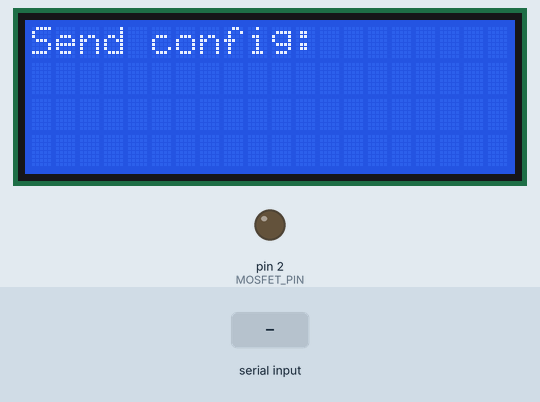
Recording of a sketch running on a simulated Arduino Uno, built with avr-gcc and run on an emulated ATmega328P. Shown: 20×4 character LCD, output pins drawn as LEDs (lit = HIGH). Inputs (shaded band) come from the test bench. What the sketch prints to the serial monitor is not drawn.

Above: at 0.9 s.
1.0 s: "START\n" received over Serial
At 1.6 s:
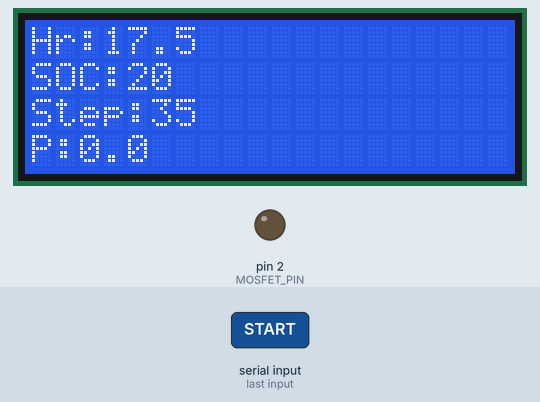
2.5 s: "T=\n" received over Serial
At 3.1 s:
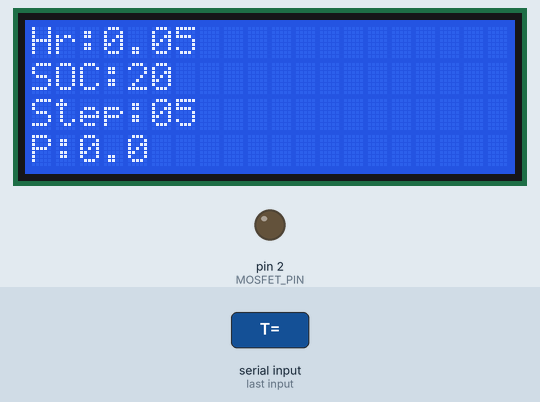
Timing chart, 0 to 5.5 s (numbered marks = the images above; inputs shaded):
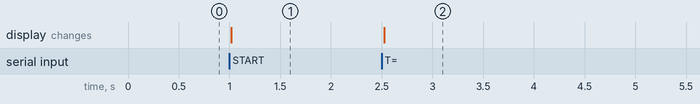

The sketch:

Fairbanks_smart_charging_NOWIFI.ino
```cpp
#include <LiquidCrystal.h>

// ── LCD ──────────────────────────────────────────────────────
const int rs = 7, en = 8, d4 = 9, d5 = 10, d6 = 11, d7 = 12;
LiquidCrystal lcd(rs, en, d4, d5, d6, d7);

// ── Pins ─────────────────────────────────────────────────────
const int MOSFET_PIN = 2;

// ── Battery / Charging ───────────────────────────────────────
const float Ebat    = 10.0;   // kWh
const float Pmax    = 7.2;    // kW
const float eta     = 0.92;
const float SOC_req = 0.80;
const float SOC_res = 0.10;

// ── TOU ──────────────────────────────────────────────────────
const float BASE = 0.12;

// ── Time Discretization ──────────────────────────────────────
const float dt = 0.5;   // 30 min
const int   N  = 48;

// ── USER INPUT VARIABLES (SET VIA SERIAL) ────────────────────
float START_TIME = 17.5;   // hours
float SOC0       = 0.20;
float ARRIVAL    = 17.5;
float DEPARTURE  = 7.0;

// ── State ────────────────────────────────────────────────────
float P_schedule[N];
float rate[N];
float currentSOC;

unsigned long startMillis;
bool configured = false;

// ============================================================
// TOU RATE
// ============================================================
float getRate(float h) {
  if (h >= 23 || h < 6) return 0.65 * BASE;
  if (h >= 17 && h < 21) return 1.60 * BASE;
  return 0.90 * BASE;
}

// ============================================================
// BUILD SCHEDULE (cleaned version)
// ============================================================
void buildSchedule() {
  for (int i = 0; i < N; i++) {
    float h = i * dt;
    rate[i] = getRate(h);
    P_schedule[i] = 0;
  }

  int a = (int)(ARRIVAL / dt);
  int d = (int)(DEPARTURE / dt);

  int idx[N];
  int len = 0;

  if (d < a) {
    for (int i = a; i < N; i++) idx[len++] = i;
    for (int i = 0; i <= d; i++) idx[len++] = i;
  } else {
    for (int i = a; i <= d; i++) idx[len++] = i;
  }

  float Ereq = max((SOC_req - SOC0) * Ebat, 0.0);
  float Erem = Ereq;
  float SOC  = SOC0;

  // sort cheapest first
  for (int i = 0; i < len - 1; i++) {
    for (int j = i + 1; j < len; j++) {
      if (rate[idx[j]] < rate[idx[i]]) {
        int tmp = idx[i];
        idx[i] = idx[j];
        idx[j] = tmp;
      }
    }
  }

  for (int i = 0; i < len && Erem > 0; i++) {
    int k = idx[i];

    float Emax = Pmax * dt * eta;
    float Eadd = min(Emax, Erem);

    P_schedule[k] = Eadd / (dt * eta);
    SOC += Eadd / Ebat;
    Erem -= Eadd;
  }

  currentSOC = SOC0;
}

// ============================================================
// TIME (manual + millis)
// ============================================================
float getCurrentHour() {
  float elapsed = (millis() - startMillis) / 3600000.0;
  float h = START_TIME + elapsed;

  while (h >= 24) h -= 24;
  return h;
}

// ============================================================
// SERIAL CONFIG INPUT
// Example:
// T=17.5
// SOC=0.3
// A=18
// D=7
// ============================================================
void checkSerial() {
  if (!Serial.available()) return;

  String s = Serial.readStringUntil('\n');

  if (s.startsWith("T=")) START_TIME = s.substring(2).toFloat();
  if (s.startsWith("SOC=")) SOC0 = s.substring(4).toFloat();
  if (s.startsWith("A=")) ARRIVAL = s.substring(2).toFloat();
  if (s.startsWith("D=")) DEPARTURE = s.substring(2).toFloat();

  Serial.println("Updated parameter.");
}

// ============================================================
// SETUP
// ============================================================
void setup() {
  Serial.begin(9600);
  pinMode(MOSFET_PIN, OUTPUT);

  lcd.begin(20,4);
  lcd.print("Send config:");

  Serial.println("Enter:");
  Serial.println("T=17.5 (time)");
  Serial.println("SOC=0.2");
  Serial.println("A=17.5");
  Serial.println("D=7");
  Serial.println("Then type: START");

  while (!configured) {
    if (Serial.available()) {
      String s = Serial.readStringUntil('\n');

      if (s.startsWith("T=")) START_TIME = s.substring(2).toFloat();
      else if (s.startsWith("SOC=")) SOC0 = s.substring(4).toFloat();
      else if (s.startsWith("A=")) ARRIVAL = s.substring(2).toFloat();
      else if (s.startsWith("D=")) DEPARTURE = s.substring(2).toFloat();
      else if (s.startsWith("START")) configured = true;
    }
  }

  buildSchedule();
  startMillis = millis();

  lcd.clear();
}

// ============================================================
// LOOP
// ============================================================
void loop() {
  checkSerial();

  float hour = getCurrentHour();
  int step = (int)(hour / dt);

  bool shouldCharge = P_schedule[step] > 0.01;

  if (currentSOC < SOC_res) {
    digitalWrite(MOSFET_PIN, HIGH);
  }
  else if (currentSOC >= SOC_req) {
    digitalWrite(MOSFET_PIN, LOW);
  }
  else if (shouldCharge) {
    digitalWrite(MOSFET_PIN, HIGH);
  }
  else {
    digitalWrite(MOSFET_PIN, LOW);
  }

  // crude SOC update
  if (digitalRead(MOSFET_PIN)) {
    float dSOC = (Pmax * 0.75 / 3600.0) / Ebat;
    currentSOC += dSOC;
  }

  // LCD
  lcd.setCursor(0,0);
  lcd.print("Hr:");
  lcd.print(hour,1);

  lcd.setCursor(0,1);
  lcd.print("SOC:");
  lcd.print(currentSOC*100,0);

  lcd.setCursor(0,2);
  lcd.print("Step:");
  lcd.print(step);

  lcd.setCursor(0,3);
  lcd.print("P:");
  lcd.print(P_schedule[step],1);

  delay(750);
}
```

Measured:
- after the input at 1.0 s, the display: changes at once (image 1)
- after the input at 2.5 s, the display: changes at once (image 2)
